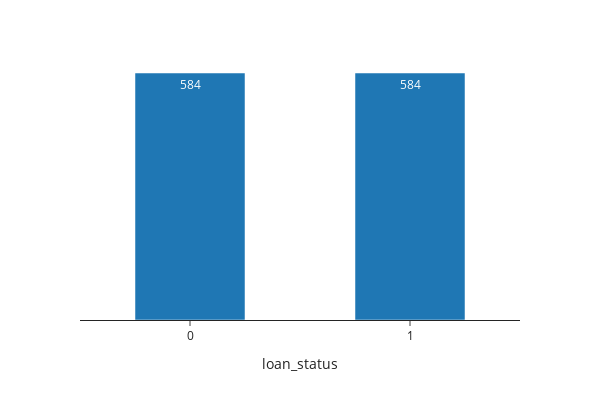

Notebook code for this chart:
### Code cell
grouped=resampled_data.groupby('loan_status').account_name.nunique().reset_index().\
sort_values('account_name', ascending=False)
grouped['loan_status']=grouped['loan_status'].astype('str')
fig = px.bar(grouped, y='account_name', x='loan_status', text='account_name',
              template='simple_white',width=600,height=400 , barmode='group'
             ,color_discrete_map={'0': "rgb(149, 111, 204)",'1': "rgb(56, 163, 117)"},
             labels = {'answer': '',"account_name": "Total borrowers"})
fig.update_layout(uniformtext_minsize=8, uniformtext_mode='hide', autosize=False, title_x=0.5, title_font_family ="Calibri")
fig.update_traces(width=0.5)
fig.update_yaxes(matches=None, showticklabels=False,visible=False)
fig

### Figure 1 — Plotly figure (JSON) as saved in the notebook; plotly's stock layout.template omitted (floating-point values rounded to 4 significant figures)
{"data": [{"alignmentgroup": "True", "hovertemplate": "loan_status=%{x}<br>Total borrowers=%{text}<extra></extra>", "legendgroup": "", "marker": {"color": "#1F77B4", "pattern": {"shape": ""}}, "name": "", "offsetgroup": "", "orientation": "v", "showlegend": false, "text": [584, 584], "textposition": "auto", "type": "bar", "width": 0.5, "x": ["0", "1"], "xaxis": "x", "y": [584, 584], "yaxis": "y"}], "layout": {"autosize": false, "barmode": "group", "height": 400, "legend": {"tracegroupgap": 0}, "margin": {"t": 60}, "title": {"font": {"family": "Calibri"}, "x": 0.5}, "uniformtext": {"minsize": 8, "mode": "hide"}, "width": 600, "xaxis": {"anchor": "y", "domain": [0, 1], "title": {"text": "loan_status"}}, "yaxis": {"anchor": "x", "domain": [0, 1], "showticklabels": false, "title": {"text": "Total borrowers"}, "visible": false}}}
